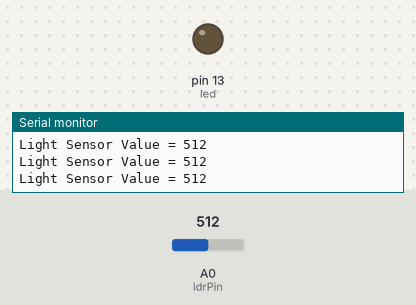
This sketch was run on a simulated Arduino Uno, built with avr-gcc and run on an emulated ATmega328P. On the bench: output pins drawn as LEDs (lit = HIGH), the last lines printed to the serial monitor. The inputs (shaded band) are chosen by the test bench; at power-on: A0 (ldrPin) = 512.

Above: at 1.2 s.
1.3 s: A0 (ldrPin) set to 268
2.8 s: A0 (ldrPin) set to 235
At 3.9 s:
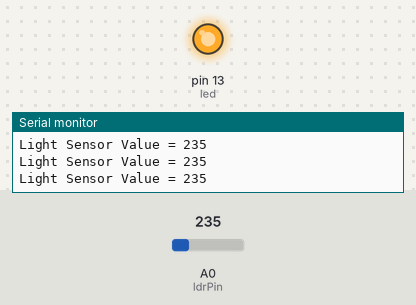
4.3 s: A0 (ldrPin) set to 260
At 5.5 s:
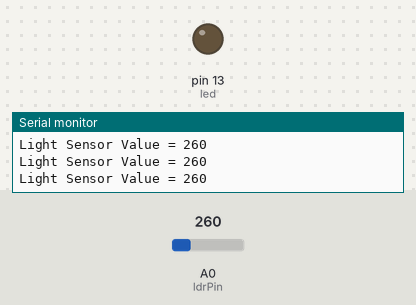
5.8 s: A0 (ldrPin) set to 240
At 6.4 s:
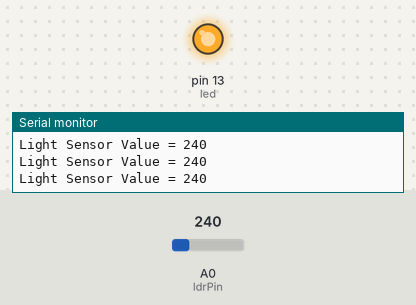
Timing chart, 0 to 8.8 s (numbered marks = the images above; inputs shaded):
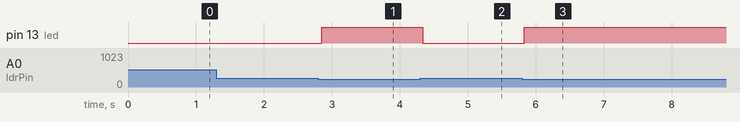

The sketch:

LDR_LED_SIR_ANWAR_AI_ROBOTICS.ino
```cpp
//CODE
// MADE BY SIR ANWAR SIRAJ DS & AI ROBOTICS

int ldrPin = A0;
int led = 13;
int threshold = 250;
void setup()
{
  Serial.begin(9600);
  pinMode(led, OUTPUT);
}
void loop()
{
  int data = analogRead(ldrPin);
  Serial.println("");
  Serial.print("Light Sensor ");
  Serial.print("Value = ");
  Serial.print(data);
  if(data <= threshold)
  {
    digitalWrite(led, HIGH);
  }
  else
  {
    digitalWrite(led, LOW);
  }
}
```

Measured:
- the behaviour switches between 251 and 250 on A0 (ldrPin) (found by bisection; images 0 and 1)
- after the input at 2.8 s, pin 13 (led): LOW → HIGH after 0.05 s
- after the input at 4.3 s, pin 13 (led): HIGH → LOW at once
- after the input at 5.8 s, pin 13 (led): LOW → HIGH at once
